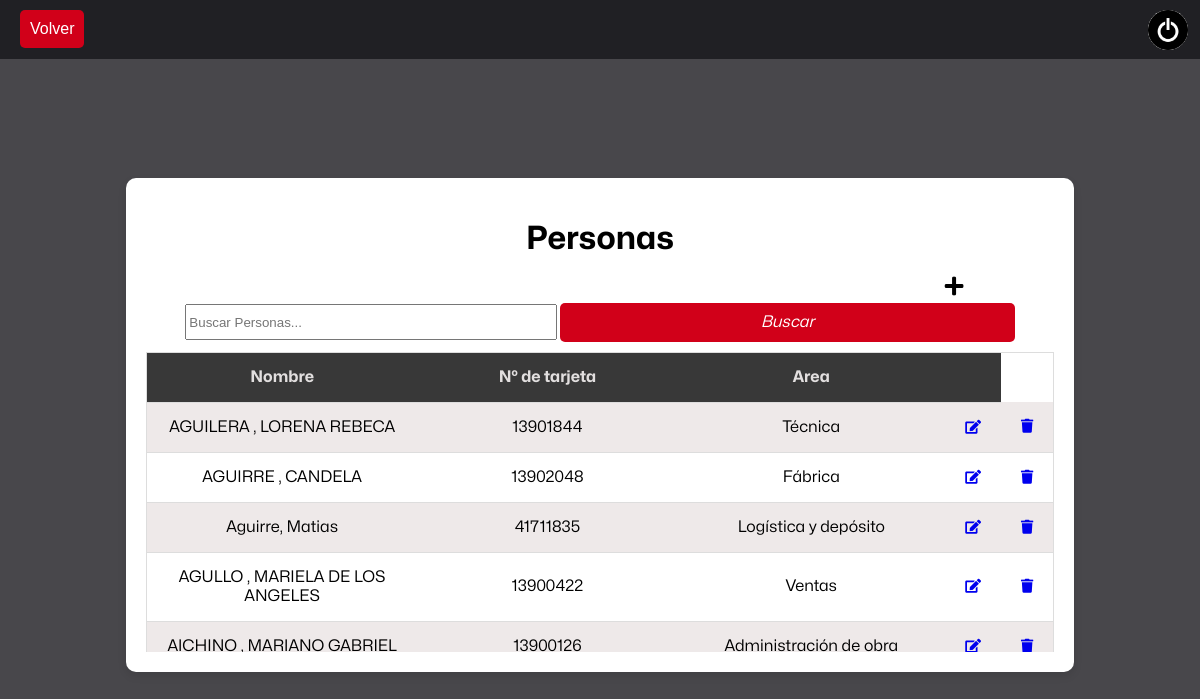
Screenshot of /personas/ (signed in) with the database file from the repository.
### AppSpec/models.py (models this page shows, shortened)
class Persona(models.Model):
    nombre = models.CharField(max_length=100)
    num_tarjeta = models.IntegerField(unique=True)
    area = models.ForeignKey(Area, on_delete=models.CASCADE, related_name="personas")

class Area(models.Model):
    nombre = models.CharField(max_length=100)
    def __str__(self):
        return self.nombre

### AppSpec/views.py (the view)
# urls.py: path('personas/', PersonaList.as_view(), name="personas"),
class PersonaList(LoginRequiredMixin, ListView):
    model = Persona

### AppSpec/templates/AppSpec/persona_list.html (shortened to what this page needs)
{% extends 'AppSpec/home.html' %}
{% block titulo %}
    <h1> Personas</h1>
    {% endblock titulo %}
    {% block buscador %}
    <div class="contBuscador">
        <div class="menuAgregar">
            <a href="{% url 'personas_create' %}" class="btn btn-primary btn-sm">
                <i class="fa fa-plus fa-lg" title="Crear"></i>
            </a>
        </div>
        <form action="{% url 'buscar_personas' %}" method="get">
            <input type="text" placeholder="Buscar Personas..." name="buscar" id="buscar" class="buscador" required>
            <button class="barra btnB" value="Buscar"><i class="fa-solid fa-magnifying-glass">Buscar</i></button>
        </form>
    </div>
    {% endblock buscador %}
{% block contenido %}
<div class="table-scroll-personas">
    <table class="tablaPersonas">
        <thead>
            <tr>
                <th>Nombre</th>
                <th>Nº de tarjeta</th>
                <th>Area</th>
                <th> </th>
            </tr>
        </thead>
        <tbody>
            {% for p in persona_list  %}
                <tr>
                    <td>{{ p.nombre }}</td>
                    <td>{{ p.num_tarjeta }}</td>
                    <td>{{ p.area }}</td>
                    <td><a href="{% url 'personas_update' p.id %}" class="btn btn-info btn-custom"><i class="fa fa-edit fa-sm"
                        title="Edit Record"></i></a></td>
                    <td><a href="{% url 'personas_delete' p.id %}" class="btn btn-danger btn-sm"><i class="fa fa-trash fa-sm"
                        title="Delete Record"></i></a></td>
                </tr>
            {% endfor %}
        </tbody>
    </table>
</div>
{% endblock contenido %}

### AppSpec/templates/AppSpec/home.html (shortened to what this page needs)
<!DOCTYPE html>
<html lang="es">
    <link rel="stylesheet" href="https://use.fontawesome.com/releases/v5.12.1/css/all.css">
<head>
    {% load static %}
    <link rel="stylesheet" href="https://cdnjs.cloudflare.com/ajax/libs/font-awesome/5.15.4/css/all.min.css">
    <link href="{% static 'css/styles.css' %}" rel="stylesheet" />
</head>
    {% block encabezado %}
    <nav>
        {% if user.is_authenticated %}
        <form action="{% url 'logout' %}" method="post" class="d-flex">
            <button type="submit" class="btnCS"><img src="/static/css/img/fuerza.png" alt=""></button>
        </form>
        {% endif %}
        {% if request.resolver_match.view_name != 'home' and request.resolver_match.view_name != 'login' and request.resolver_match.view_name != 'logout' %}
        <form action="{% url 'logout' %}" method="post" class="d-flex">
            <button type="submit" class="btnCS"><img src="/static/css/img/fuerza.png" alt=""></button>
        </form>
        <form action="{% url 'home' %}" method="post" class="d-flex">
            <button type="submit" class="btnV">Volver</button>
        </form>
        {% endif %}
    </nav>
    {% endblock encabezado %}
    <body>
    <div class="contenedorMenu">
        {% block titulo %}{% endblock titulo %}
        {% block buscador %}
        {% endblock buscador %}
    {% block contenido %}
    {% endblock contenido %}
</body>
</html>

### static/css/styles.css (style rules this page uses)
body { font-family: "Mona Sans", sans-serif; background-color: #48474b; display: flex; justify-content: center; align-items: center; height: 100vh; margin: 0; }
nav { min-height: 58.91px; position: fixed; top: 0; width: 100%; background-color: #202024; padding: 10px 20px; box-sizing: border-box; }
.btnCS { border: 0; padding: 0; height: 40px; border-radius: 50%; position: fixed; right: 1%; background-color: white; cursor: pointer; transition: background-color 0.3s ease; }
button img { height: 40px; }
.btnV { padding: 10px; border: none; border-radius: 5px; font-size: 16px; background-color: #D10019; color: white; cursor: pointer; transition: background-color 0.3s ease; }
.contenedorMenu { text-align: center; background-color: white; margin-top: 50px; padding: 20px; border-radius: 10px; box-shadow: 0 4px 8px rgba(0, 0, 0, 0.1); }
.btnB { width: 50% !important; }
.contenedorMenu button { width: 100%; padding: 10px; margin-bottom: 10px; border: none; border-radius: 5px; font-size: 16px; font-family: "Mona Sans", Arial, sans-serif; background-color: #D10019; color: white; cursor: pointer; transition: background-color 0.3s ease; }
.buscador { height: 30px; width: 40%; }
.menuAgregar { width: 90%; display: flex; justify-content: end; align-items: center; padding-right: 20px; margin-bottom: 5px; }
.menuAgregar a { text-decoration: none; color: inherit; }
.table-scroll-personas { max-height: 300px; overflow-y: auto; }
.tablaPersonas { width: 100%; margin-bottom: 30px; border-collapse: collapse; border-spacing: 0; font-family: "Mona Sans", sans-serif; border: 1px solid #ddd; }
th, td { padding: 15px 20px; text-align: center; border-bottom: 1px solid #ddd; }
th { width: 33%; background-color: #383838; color: #e2dfdf; }
tr:nth-child(odd) { background-color: #e6dfdfab; }

### rows the page displays
Persona: nombre "AGUILERA , LORENA REBECA", num_tarjeta "13901844", area "Técnica"
Persona: nombre "AGUIRRE , CANDELA", num_tarjeta "13902048", area "Fábrica"
Persona: nombre "Aguirre, Matias", num_tarjeta "41711835", area "Logística y depósito"
Persona: nombre "AGULLO , MARIELA DE LOS ANGELES", num_tarjeta "13900422", area "Ventas"
Persona: nombre "AICHINO , MARIANO GABRIEL", num_tarjeta "13900126", area "Administración de obra"
